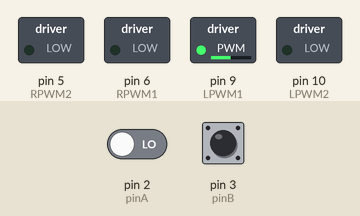
Bench run of a sketch on a simulated Arduino Uno, built with avr-gcc and run on an emulated ATmega328P. On the bench: switched loads named in the sketch (green lamp = pin HIGH). The inputs (shaded band) are chosen by the test bench; at power-on: pin 2 (pinA) LOW, pin 3 (pinB) HIGH. What the sketch prints to the serial monitor is not drawn.

Above: at 0.1 s.
Timing chart, 0 to 1.6 s (numbered marks = the images above):
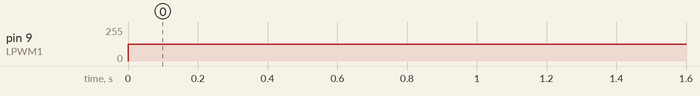

The sketch:

4.ENCODER_Motor_Odem_Print.ino
```cpp
// 모터 핀 정의
#define RPWM1 6    // 오른쪽 모터 PWM 핀 1 보라
#define RPWM2 5    // 오른쪽 모터 PWM 핀 2 파랑
#define LPWM1 9    // 왼쪽 모터 PWM 핀 1 파랑
#define LPWM2 10   // 왼쪽 모터 PWM 핀 2   보라
// 엔코더 핀 정의
const int pinC = 7; // GPIO 7 (INT3) // RIGHT
const int pinD = 8; // GPIO 8 (INT4) // RIGHT
const int pinA = 2; // GPIO 2 (INT0)
const int pinB = 3; // GPIO 3 (INT1)

// 엔코더 값
int encoder_count_left = 0;
int encoder_count_right = 0;

// 이전 엔코더 값
int prev_count_left = 0;
int prev_count_right = 0;

// 로봇 파라미터
const float wheel_radius = 3.5; // 바퀴 반지름 (cm)
const float wheel_distance = 10.0; // 바퀴 사이 거리 (cm)
const float counts_per_revolution = 360.0; // 엔코더 카운트 수 (한 바퀴당)

// 현재 위치 및 방향
float x = 0; // x 좌표 (cm)
float y = 0; // y 좌표 (cm)
float theta = 0; // 방향 (라디안)

// speed : 모터 신호 값 -100 ~ 100
//           - 음수 : 후진
//           - 0    : 정지
//           - 양수  : 전진
// motor_number :
//        - 모터 번호 1 : 오른쪽
//        - 모터 번호 2 : 왼쪽
// max_pwm : pwm 최댓값
// min_pwm : pwm 최솟값
void RunMotor(int speed, int motor_number, double max_pwm, double min_pwm)
{
  double unit_value = (max_pwm - min_pwm) / 100.0;

  if((speed> 0) && (motor_number == 1))
  {
    digitalWrite(RPWM2, LOW);
    analogWrite(RPWM1, (int)((unit_value*speed)+min_pwm));
  }
  else if((speed < 0) && (motor_number == 1))
  {
    digitalWrite(RPWM1, LOW);
    analogWrite(RPWM2, (int)((unit_value*(-1.0)*speed)+min_pwm));
  }
  else if((speed == 0) && (motor_number == 1))
  {
    digitalWrite(RPWM1, LOW);
    digitalWrite(RPWM2, LOW);
  }

  if((speed > 0) && (motor_number == 2))
  {
    digitalWrite(LPWM2, LOW);
    analogWrite(LPWM1, (int)((unit_value*speed)+min_pwm));
  }
  else if((speed < 0) && (motor_number == 2))
  {
    digitalWrite(LPWM1, LOW);
    analogWrite(LPWM2, (int)((unit_value*(-1.0)*speed)+min_pwm));
  }
  else if((speed == 0) && (motor_number == 2))
  {
    digitalWrite(LPWM1, LOW);
    digitalWrite(LPWM2, LOW);
  }
}

// 엔코더 값을 이용한 오도메트리 업데이트 함수
void updateOdometry() {

  // 왼쪽 모터 엔코더 값 변화
  int delta_count_left = encoder_count_left - prev_count_left;
  prev_count_left = encoder_count_left;

  // 오른쪽 모터 엔코더 값 변화
  int delta_count_right = encoder_count_right - prev_count_right;
  prev_count_right = encoder_count_right;

  // 바퀴 회전 거리 계산
  float delta_distance_left = (delta_count_left / counts_per_revolution) * (2 * 3.14159265 * wheel_radius);
  float delta_distance_right = (delta_count_right / counts_per_revolution) * (2 * 3.14159265 * wheel_radius);

  // 로봇 이동 거리 계산
  float delta_distance = (delta_distance_left + delta_distance_right) / 2.0;

  // 로봇 방향 갱신
  float delta_theta = (delta_distance_right - delta_distance_left) / wheel_distance;
  theta += delta_theta;

  // x, y 좌표 갱신
  float delta_x = delta_distance * cos(theta);
  float delta_y = delta_distance * sin(theta);
  x += delta_x;
  y += delta_y;
}

void GetEncoderCountA()
{
  bool pinA_state = digitalRead(pinA);
  bool pinB_state = digitalRead(pinB);

  // 회전 방향 판단 및 엔코더 값 증가
  if (pinA_state == HIGH && pinB_state == LOW) encoder_count_left++;
  else if (pinA_state == LOW && pinB_state == HIGH) encoder_count_left++;
  else if (pinA_state == HIGH && pinB_state == HIGH) encoder_count_left--;
  else if (pinA_state == LOW && pinB_state == LOW) encoder_count_left--;
}

void GetEncoderCountB()
{
  bool pinA_state = digitalRead(pinA);
  bool pinB_state = digitalRead(pinB);

  // 회전 방향 판단 및 엔코더 값 증가
  if (pinA_state == HIGH && pinB_state == HIGH) encoder_count_left++;
  else if (pinA_state == LOW && pinB_state == LOW) encoder_count_left++;
  else if (pinA_state == LOW && pinB_state == HIGH) encoder_count_left--;
  else if (pinA_state == HIGH && pinB_state == LOW) encoder_count_left--;
 }

void GetEncoderCountA_right()
{
  bool pinA_state = digitalRead(pinC);
  bool pinB_state = digitalRead(pinD);

  // 회전 방향 판단 및 엔코더 값 증가
  if (pinA_state == HIGH && pinB_state == LOW) encoder_count_right++;
  else if (pinA_state == LOW && pinB_state == HIGH) encoder_count_right++;
  else if (pinA_state == HIGH && pinB_state == HIGH) encoder_count_right--;
  else if (pinA_state == LOW && pinB_state == LOW) encoder_count_right--;

  // encoder_count_right = encoder_count_right * (-1);
}

void GetEncoderCountB_right()
{
  bool pinA_state = digitalRead(pinC);
  bool pinB_state = digitalRead(pinD);

  // 회전 방향 판단 및 엔코더 값 증가
  if (pinA_state == HIGH && pinB_state == HIGH) encoder_count_right++;
  else if (pinA_state == LOW && pinB_state == LOW) encoder_count_right++;
  else if (pinA_state == LOW && pinB_state == HIGH) encoder_count_right--;
  else if (pinA_state == HIGH && pinB_state == LOW) encoder_count_right--;

  // encoder_count_right = encoder_count_right * (-1);
}


void setup() {
  // 모터 핀모드 설정
  pinMode(RPWM1, OUTPUT);
  pinMode(RPWM2, OUTPUT);
  pinMode(LPWM1, OUTPUT);
  pinMode(LPWM2, OUTPUT);

  // 엔코더 핀 설정
     pinMode(RPWM1, OUTPUT);
  pinMode(RPWM2, OUTPUT);
  pinMode(pinC, INPUT);
  pinMode(pinD, INPUT);

  // 인터럽트 설정
  // 0번 인터럽트 사용(GPIO 2)
  // pinA의 값이 변할 경우 GetEncoderCountA() 호출
  attachInterrupt(0, GetEncoderCountA, CHANGE);

  // 인터럽트 설정
  // 1번 인터럽트 사용(GPIO 3)
  // pinB의 값이 변할 경우 GetEncoderCountB() 호출
  attachInterrupt(1, GetEncoderCountB, CHANGE);

  // 인터럽트 설정
  // 3번 인터럽트 사용(GPIO 7)
  // pinC의 값이 변할 경우 GetEncoderCountA_right() 호출
  attachInterrupt(3, GetEncoderCountA_right, CHANGE);

  // 인터럽트 설정
  // 4번 인터럽트 사용(GPIO 8)
  // pinD의 값이 변할 경우 GetEncoderCountB_right() 호출
  attachInterrupt(4, GetEncoderCountB_right, CHANGE);

  // 모터 정지(초기값 세팅)
  analogWrite(RPWM1, 0);
  analogWrite(RPWM2, 0);
  analogWrite(LPWM1, 0);
  analogWrite(LPWM2, 0);

  Serial.begin(115200);
}

void loop() {

  //RunMotor(100, 1, 255, 70); // speed(speed) = -100 ~ 100,  motor_number = 1(오른쪽 모터) 2(왼쪽 모터)
  RunMotor(30, 2, 255, 70);

  updateOdometry();

  // 오도메트리 정보 출력
  Serial.print("X: ");
  Serial.print(x);
  Serial.print(" cm, Y: ");
  Serial.print(y);
  Serial.print(" cm, Theta: ");
  Serial.println(theta);
  //Serial.println(" radians");

  // 엔코더 카운트 출력
  Serial.println(encoder_count_left);
  Serial.println(encoder_count_right);

  // 10ms 딜레이
  delay(10);
}
```

Measured:
- by itself, pin 9 (LPWM1): 0/255 → 125/255 at 0.00 s
